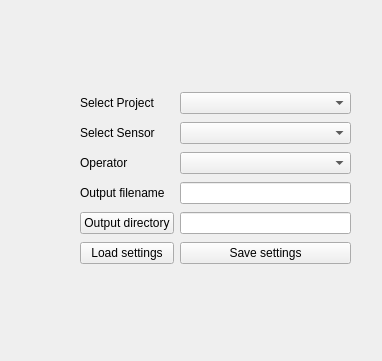
<?xml version="1.0" encoding="UTF-8"?>
<ui version="4.0">
 <class>selector</class>
 <widget class="QWidget" name="selector">
  <property name="geometry">
   <rect>
    <x>0</x>
    <y>0</y>
    <width>382</width>
    <height>361</height>
   </rect>
  </property>
  <property name="windowTitle">
   <string>Form</string>
  </property>
  <widget class="QWidget" name="gridLayoutWidget">
   <property name="geometry">
    <rect>
     <x>80</x>
     <y>90</y>
     <width>271</width>
     <height>181</height>
    </rect>
   </property>
   <layout class="QGridLayout" name="gridLayout">
    <item row="4" column="0">
     <widget class="QPushButton" name="save_to_button">
      <property name="text">
       <string>Output directory</string>
      </property>
     </widget>
    </item>
    <item row="3" column="0">
     <widget class="QLabel" name="filename_label">
      <property name="text">
       <string>Output filename</string>
      </property>
     </widget>
    </item>
    <item row="0" column="1">
     <widget class="QComboBox" name="project_comboBox"/>
    </item>
    <item row="1" column="0">
     <widget class="QLabel" name="sensor_label">
      <property name="text">
       <string>Select Sensor</string>
      </property>
     </widget>
    </item>
    <item row="0" column="0">
     <widget class="QLabel" name="project_label">
      <property name="text">
       <string>Select Project</string>
      </property>
     </widget>
    </item>
    <item row="2" column="1">
     <widget class="QComboBox" name="operator_comboBox"/>
    </item>
    <item row="1" column="1">
     <widget class="QComboBox" name="sensor_comboBox"/>
    </item>
    <item row="2" column="0">
     <widget class="QLabel" name="operator_label">
      <property name="maximumSize">
       <size>
        <width>16777215</width>
        <height>16777215</height>
       </size>
      </property>
      <property name="text">
       <string>Operator</string>
      </property>
     </widget>
    </item>
    <item row="3" column="1">
     <widget class="QLineEdit" name="output_dir_edit"/>
    </item>
    <item row="4" column="1">
     <widget class="QLineEdit" name="save_to_edit"/>
    </item>
    <item row="5" column="0">
     <widget class="QPushButton" name="load_settings_button">
      <property name="text">
       <string>Load settings</string>
      </property>
     </widget>
    </item>
    <item row="5" column="1">
     <widget class="QPushButton" name="save_settings_button">
      <property name="text">
       <string>Save settings</string>
      </property>
     </widget>
    </item>
   </layout>
  </widget>
 </widget>
 <resources/>
 <connections/>
</ui>
